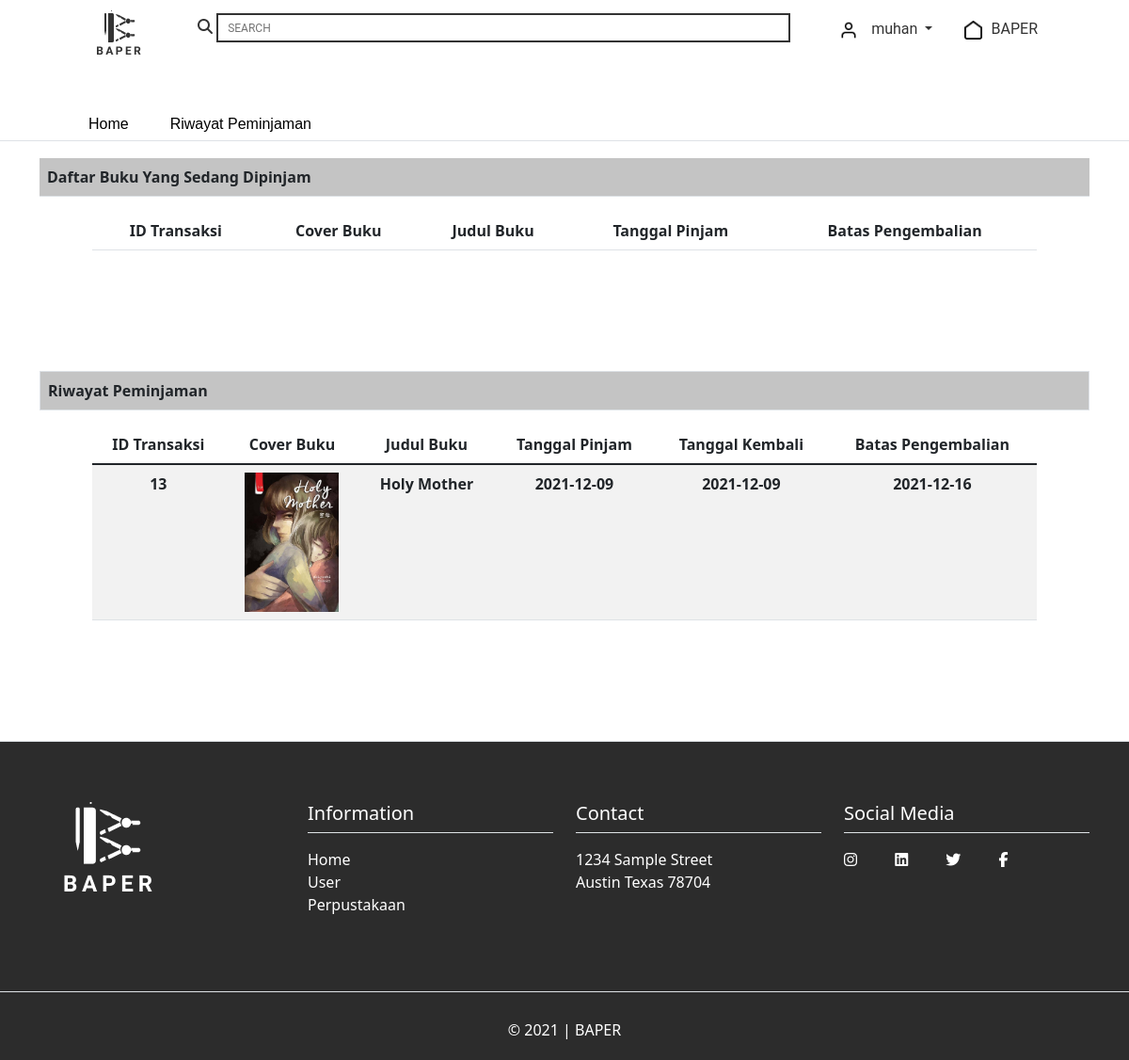
The app's page /riwayat_peminjaman.php (signed in), older data.
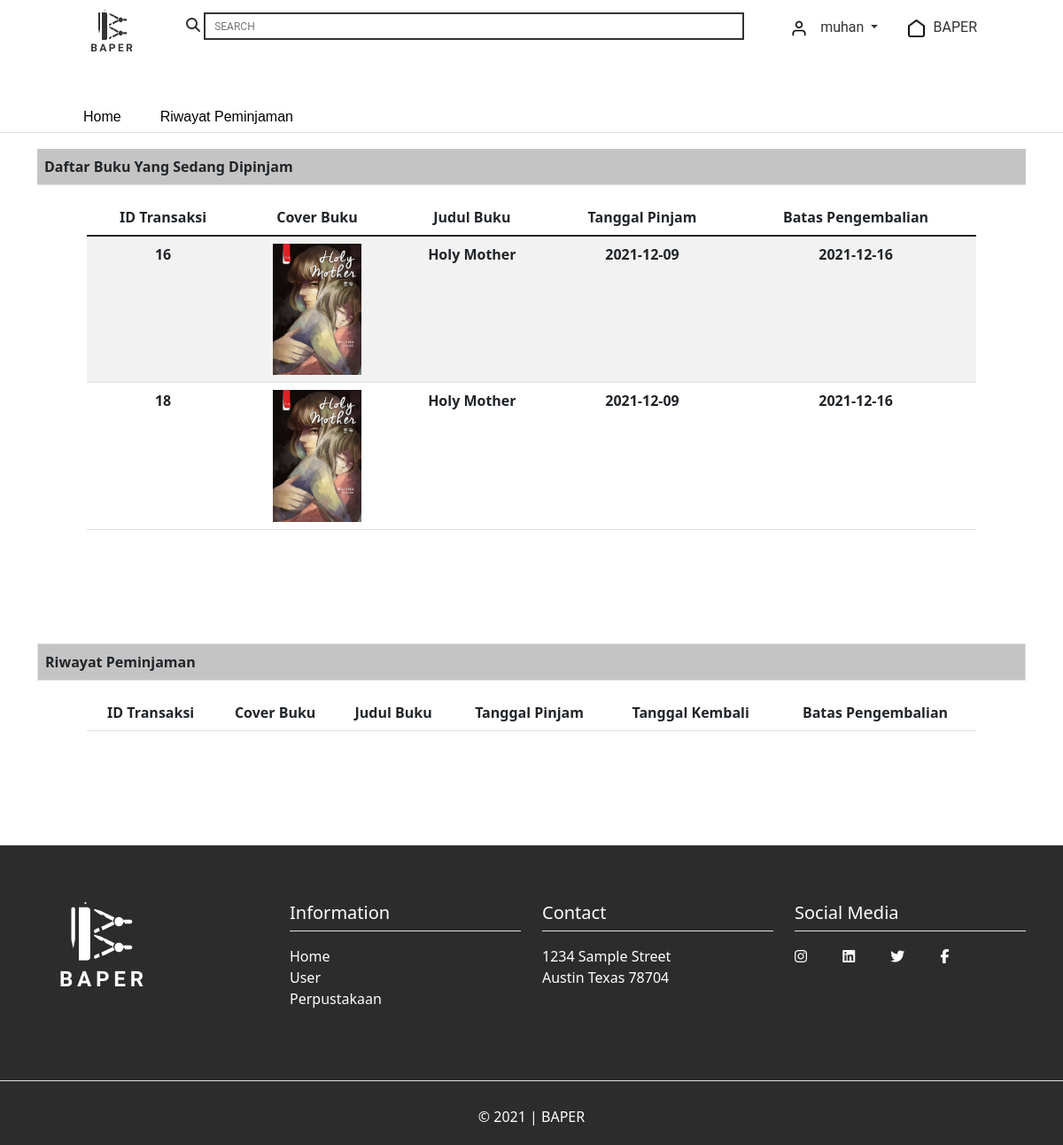
The same page, newer data.
### tables this page shows
CREATE TABLE `pinjam_buku` (
  `id_pinjam` int(11) NOT NULL,
  `id_buku` int(11) NOT NULL,
  `id_peminjam` int(11) NOT NULL,
  `status` varchar(50) NOT NULL,
  `tanggal_pinjam` date NOT NULL,
  `tanggal_kembali` date NOT NULL,
  `batas_pinjam` date NOT NULL
);

CREATE TABLE `buku` (
  `id_buku` int(11) NOT NULL,
  `penulis` varchar(50) NOT NULL,
  `judul` varchar(50) NOT NULL,
  `jumlah_copy` int(11) NOT NULL,
  `stok_tersedia` int(11) NOT NULL,
  `kategori` varchar(50) NOT NULL,
  `letak_buku` varchar(50) NOT NULL,
  `tahun_terbit` int(11) NOT NULL,
  `gambar_buku` varchar(50) NOT NULL,
  `sinopsis` varchar(1052) NOT NULL
);

### riwayat_peminjaman.php (the view, shortened to what this page needs)
<!DOCTYPE html>
<html lang="en">
<head>
    <link href="https://cdn.jsdelivr.net/npm/bootstrap@5.1.3/dist/css/bootstrap.min.css" rel="stylesheet" />
    <link rel="stylesheet" href="Front end/style/riwayat.css" />
</head>
<body>
    <?php
    include('nav_anggota.php');
    ?>
    <main>
        <div class="container text-center" style="padding-top: 10%;">
            <div class="row">
                <div class="col-md-12 py-5">
                    <div class="bg-table">
                        <table class="table table-striped">
                            <thead>
                                <tr>
                                    <th style="background-color:#C4C4C4; text-align: left;">Daftar Buku Yang Sedang Dipinjam</th>
                                </tr>
                            </thead>
                        </table>
                        <div class="table">
                            <div class="row" style="padding-left: 5%; padding-right: 5%;">
                                <div class="col-md-12">
                                    <table class="table table-striped table-hover">
                                        <thead>
                                            <tr>
                                                <th>ID Transaksi</th>
                                                <th>Cover Buku</th>
                                                <th>Judul Buku</th>
                                                <th>Tanggal Pinjam</th>
                                                <th>Batas Pengembalian</th>
                                            </tr>
                                        </thead>
                                        <tbody>
                                            <?php
                                            require_once('db_login.php');
                                            $query = "SELECT id_pinjam, gambar_buku, judul, tanggal_pinjam, batas_pinjam
                                                        FROM pinjam_buku JOIN buku ON pinjam_buku.id_buku = buku.id_buku
                                                        JOIN user ON pinjam_buku.id_peminjam = user.id_user
                                                        WHERE nama_user='" . $_SESSION['username'] . "' AND ISNULL(tanggal_kembali)";
                                            $result = mysqli_query($db, $query);
                                            while ($row = $result->fetch_object()) {
                                                echo '<tr>';
                                                echo '<th>' . $row->id_pinjam . '</th>';
                                                $image = $row->gambar_buku;
                                                echo '<th>' . '<img src="Front end/image/' . $image . '" width="100">' . '</th>';
                                                echo '<th>' . $row->judul . '</th>';
                                                echo '<th>' . $row->tanggal_pinjam . '</th>';
                                                echo '<th>' . $row->batas_pinjam . '</th>';
                                                echo '</tr>';
                                            }
                                            ?>
                                        </tbody>
                                    </table>
                                </div>
                            </div>
                        </div>
                    </div>
                </div>
            </div>
            <div class="row">
                <div class="col-md-12 py-5">
                    <div class="bg-table">
                        <table class="table table-bordered table-striped">
                            <thead>
                                <tr>
                                    <th style="background-color:#C4C4C4; text-align: left;">Riwayat Peminjaman</th>
                                </tr>
                            </thead>
                        </table>
                        <div class="table">
                            <div class="row" style="padding-left: 5%; padding-right: 5%;">
                                <div class="col-md-12">
                                    <table class="table table-striped table-hover">
                                        <thead>
                                            <tr>
                                                <th>ID Transaksi</th>
                                                <th>Cover Buku</th>
                                                <th>Judul Buku</th>
                                                <th>Tanggal Pinjam</th>
                                                <th>Tanggal Kembali</th>
                                                <th>Batas Pengembalian</th>
                                            </tr>
                                        </thead>
                                        <tbody>
                                            <?php
                                            require_once('db_login.php');
                                            $query = "SELECT id_pinjam, gambar_buku, judul, tanggal_pinjam, tanggal_kembali, batas_pinjam
                                                        FROM pinjam_buku JOIN buku ON pinjam_buku.id_buku = buku.id_buku
                                                        JOIN user ON pinjam_buku.id_peminjam = user.id_user
                                                        WHERE nama_user='" . $_SESSION['username'] . "' && UNIX_TIMESTAMP(tanggal_kembali) != 0
                                                        ORDER BY id_pinjam DESC, tanggal_kembali DESC";
                                            $result = mysqli_query($db, $query);
                                            while ($row = $result->fetch_object()) {
                                                echo '<tr>';
                                                echo '<th>' . $row->id_pinjam . '</th>';
                                                $image = $row->gambar_buku;
                                                echo '<th>' . '<img src="Front end/image/' . $image . '" width="100">' . '</th>';
                                                echo '<th>' . $row->judul . '</th>';
                                                echo '<th>' . $row->tanggal_pinjam . '</th>';
                                                echo '<th>' . $row->tanggal_kembali . '</th>';
                                                echo '<th>' . $row->batas_pinjam . '</th>';
                                                echo '</tr>';
                                            }
                                            ?>
                                        </tbody>
                                    </table>
                                </div>
                            </div>
                        </div>
                    </div>
                </div>
            </div>
        </div>
    </main>
    <?php
    include('footer.php')
    ?>
</body>
</html>

### nav_anggota.php (shortened to what this page needs)
<nav id="bg-nav" class="">
  <div class="container">
    <div class="nav">
      <h1><img src="Front end/image/Group 12.png" alt="logo"></h1>
      <form id="cari" action="./detail_buku.php?id=" <?php if (isset($row->id_buku)) {
                                                        echo $row->id_buku;
                                                      } ?>>
        <div>
          <i class="fas fa-search"></i>
          <input list="id" name="id" placeholder="SEARCH" />
        </div>
      </form>
      <ul>
        <li class="dropdown">
          <a <?php
              if (isset($_SESSION['username'])) {
                echo 'class="dropdown-toggle" data-bs-toggle="dropdown" href="login.php" id="navbarDropdown" role="button" aria-expanded="false"';
              } else {
                echo 'href="login.php" id="navbarDropdown" role="button" aria-expanded="false"';
              }
              ?>>
            <img src="Front end/image/user.png" alt="user">
            <?php
            if (isset($_SESSION['username'])) {
              echo $_SESSION['username'];
            } else {
              echo 'LOGIN';
            }
            ?>
          </a>
        </li>
        <li><img src="Front end/image/Vector.png" alt="Vector">BAPER</a></li>
      </ul>
    </div>
  </div>
  <div class="nav2 border-bottom">
    <div class="container">
      <ul>
        <li>
          <a href="index.php">Home</a>
        </li>
        <li>
          <?php
          if (isset($_SESSION['username'])) echo "<a href=\"riwayat_peminjaman.php\">Riwayat Peminjaman</a>"
          ?>
        </li>
      </ul>
    </div>
  </div>
</nav>

### footer.php
<footer class="Footer-menu mt-5 border-top" id="Section-footer">
        <div class="container" style="background-color: #2c2c2c;">
            <div class="footers pt-4 pb-4 pt-lg-5 pb-lg-5">
                <div class="row justify-content-center">
                    <div class="col-12 pt-3">
                        <div class="row">
                            <div class="col-12 col-md-6 col-lg-3 mb-3">
                                <ul class="list-unstyled footer-link-list">
                                    <li><img class="mb-2 imglogobrand" src="Front end/image/Group 103.png" alt="imgLogo" /></li>
                                </ul>
                            </div>
                            <div class="col-12 col-md-6 col-lg-3 mb-3 gradi">
                                <h5 class="mb-3 border-bottom pb-2">Information</h5>
                                <ul class="list-unstyled footer-link-list">
                                    <li><a class="text-decoration-none" href="#">Home</a></li>
                                    <li><a class="text-decoration-none" href="#">User</a></li>
                                    <li><a class="text-decoration-none" href="#">Perpustakaan</a></li>
                                </ul>
                            </div>
                            <div class="col-12 col-md-6 col-lg-3 mb-3 get-connected">
                                <h5 class="mb-3 pb-2 border-bottom">Contact</h5>
                                <ul class="list-unstyled footer-link-list">
                                    <li>
                                        1234 Sample Street <br />
                                        Austin Texas 78704
                                    </li>
                                </ul>
                            </div>
                            <div class="col-12 col-md-6 col-lg-3 mb-2 get-connected">
                                <h5 class="mb-3 pb-2 border-bottom">Social Media</h5>
                                <div class="icon">
                                    <a href="#"><i class="fab fa-instagram"></i></a>
                                    <a href="#"><i class="fab fa-linkedin"></i></a>
                                    <a href="#"><i class="fab fa-twitter"></i></a>
                                    <a href="#"><i class="fab fa-facebook-f"></i></a>
                                </div>
                            </div>
                        </div>
                    </div>
                </div>
            </div>
        </div>
        <div class="w-100 pt-3 pb-3 copyright border-top" id="footer-copyright">
            <div class="container text-white" style="background-color: #2c2c2c;">
                <div class="row pt-2">
                    <div class="col-12">
                        <p class="text-center my-1">&copy; 2021 | BAPER</p>
                    </div>
                </div>
            </div>
        </div>
    </footer>

### Front end/style/riwayat.css (style rules this page uses)
#bg-nav { height: 60px; width: 100%; top: 0px; left: 0px; right: 0px; position: absolute; background: #ffffff; -ms-flex-wrap: wrap; flex-wrap: wrap; padding-bottom: 20px; }
.nav { color: #333333; }
.nav h1 { bottom: 500px; height: 40px; float: left; padding: 9px 50px; font-family: "roboto"; }
.nav form { margin-bottom: 10px; }
.nav form input { border-top-width: 2px; border-right-width: 2px; border-bottom-width: 2px; border-left-width: 2px; border-style: solid; border-color: #333333; background: #ffffff; margin: 14px auto; padding: 10px 10px; width: 610px; font-family: "roboto"; margin-bottom: -100px; height: 31px; font-size: 12px; font-family: "roboto"; }
.nav ul { bottom: 15px; float: left; position: relative; font-family: "roboto"; }
.nav ul li { display: inline-block; margin: 10px; margin-top: 27px; }
.nav ul li img { bottom: 500px; height: 20px; margin: 10px; }
.nav ul li a { display: inline-block; text-decoration: none; color: #333333; }
.nav2 ul { position: relative; font-family: "roboto"; margin-bottom: -5px; }
.nav2 ul li { display: inline-block; margin: 10px; margin-top: 27px; }
.nav2 ul li a { display: inline-block; text-decoration: none; font-family: "Poppins", sans-serif; color: black; position: relative; padding: 0px 10px; }
.nav2 ul li a:after { content: ""; position: absolute; height: 3px; width: 0; left: 0; bottom: -5px; }
.footers { background-color: #2c2c2c; }
.Footer-menu { background-color: #2c2c2c; color: #2c2c2c; }
.Footer-menu .gradi a { background-color: #2c2c2c; color: #ffffff; }
.list-unstyled { background-color: #2c2c2c; }
.gradi { background-color: #2c2c2c; color: white; }
.get-connected { color: #ffffff; background-color: #2c2c2c; }
.get-connected .icon { background-color: #2c2c2c; letter-spacing: 18px; }
.get-connected .icon a { background-color: #2c2c2c; color: white; }

Row changes from the older to the newer data that the page shows:
removed pinjam_buku: id_pinjam "13", id_buku.gambar_buku (picture), id_buku.judul "Holy Mother", tanggal_pinjam "2021-12-09", tanggal_kembali "2021-12-09", batas_pinjam "2021-12-16"
added pinjam_buku: id_pinjam "16", id_buku.gambar_buku (picture), id_buku.judul "Holy Mother", tanggal_pinjam "2021-12-09", batas_pinjam "2021-12-16"
added pinjam_buku: id_pinjam "18", id_buku.gambar_buku (picture), id_buku.judul "Holy Mother", tanggal_pinjam "2021-12-09", batas_pinjam "2021-12-16"
